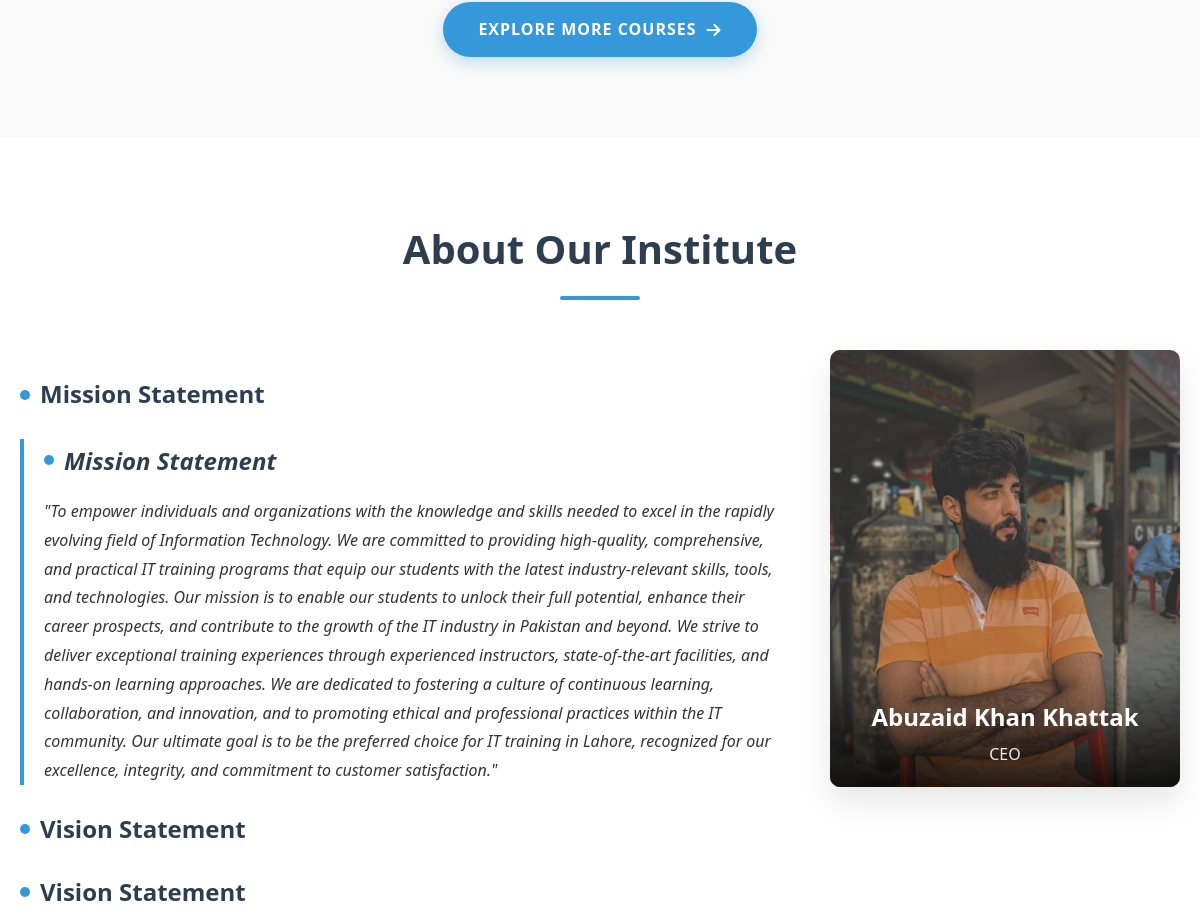
The app's page / (middle part), older data.
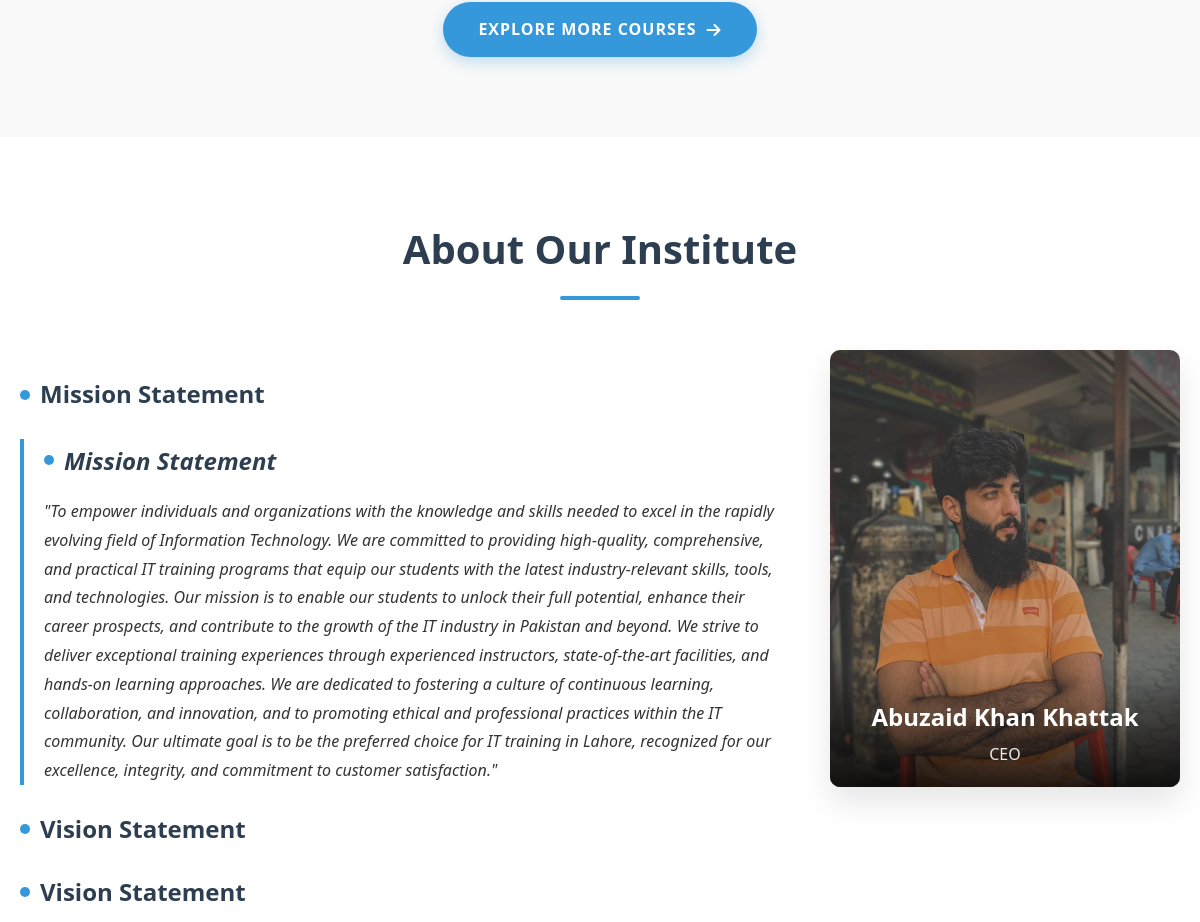
The same page, newer data.
### home/models.py (models this page shows, shortened)
class TeamMember(models.Model):
    name = models.CharField(max_length=100)
    position = models.CharField(max_length=100)
    image = models.ImageField(upload_to='media/')
    is_ceo = models.BooleanField(default=False)

### home/views.py (the view)
# urls.py: 2. Add a URL to urlpatterns:  path('', views.home, name='home')
def home(request):
    context = {
        'courses': Course.objects.filter(is_featured=True),
        'mission_vision': MissionVision.objects.first(),
        'ceo': TeamMember.objects.filter(is_ceo=True).first()
    }
    return render(request, 'home.html', context)

### home/templates/home.html (shortened to what this page needs)
{% extends 'base.html' %}
{% load static %}
{% block maincontent %}
<main>
    <section class="courses-section">
        <div class="container">
            <div class="explore-more">
                <a href="{% url 'courses' %}" class="explore-btn {% if request.path == '/course/' %}active{% endif %}">Explore More Courses <i class="fas fa-arrow-right"></i></a>
            </div>
        </div>
    </section>
    <section class="about-section">
        <div class="container">
            <div class="section-header">
                <h2>About Our Institute</h2>
                <div class="divider"></div>
            </div>
            <div class="about-content">
                <div class="about-text">
                    <div class="mission-vision">
                        <h3>Mission Statement</h3>
                        <blockquote>
                            {{ mission_vision.mission|safe }}
                        </blockquote>
                        <h3>Vision Statement</h3>
                        <p>
                            {{ mission_vision.vision|safe }}
                        </p>
                    </div>
                </div>
                <div class="ceo-profile">
                    <div class="ceo-image">
                        <img src="{{ ceo.image.url }}" alt="{{ ceo.name }}, CEO of IT Excellence Center">
                        <div class="ceo-info">
                            <h4>{{ ceo.name }}</h4>
                            <p>{{ ceo.position }}</p>
                        </div>
                    </div>
                </div>
            </div>
        </div>
    </section>
</main>
{% endblock %}

Row changes from the older to the newer data that the page shows:
changed TeamMember "Abuzaid Khan Khattak": image: a different picture
